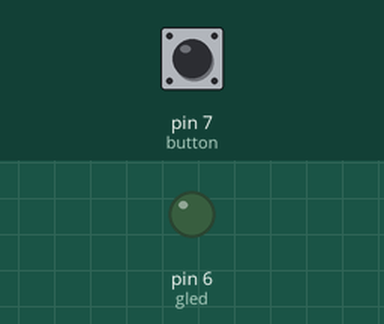
Bench run of a sketch on a simulated Arduino Uno, built with avr-gcc and run on an emulated ATmega328P. Parts: output pins drawn as LEDs (lit = HIGH). The test bench sets the inputs (shaded band); at power-on: pin 7 (button) LOW.

Above: at 1.2 s.
1.3 s: pin 7 (button) pulled HIGH for 0.15 s
At 1.37 s:
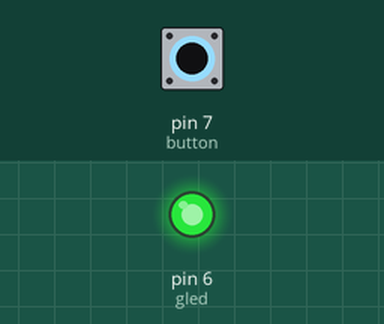
2.9 s: pin 7 (button) pulled HIGH for 3.2 s
At 6.9 s:
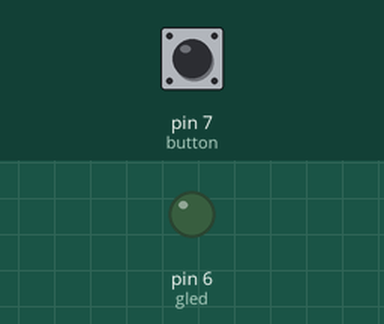
Timing chart, 0 to 8.4 s (numbered marks = the images above; inputs shaded):
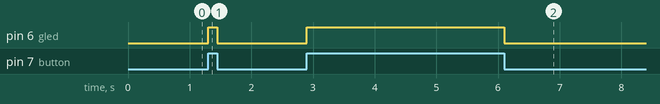

The sketch:

User_Program2_1.ino
```cpp
/*Software 1073 Arduino BoeBots
User Program
Method stubs are pre-made. add your own code to complete the challenge!

Program Task: Have the LED on pin 5 turn on when the button is pressed
Feel free to view the example program within the same folder if you need help!
*/
int gled = 6;
int button = 7;
void setup(){
  pinMode(gled, OUTPUT);
}

void loop(){
    int buttonVal = digitalRead(button);
    if( buttonVal == 1){
    digitalWrite (gled, HIGH);
  }
  else{
    digitalWrite(gled, LOW);
  }
}
```

Measured:
- after the input at 1.3 s, pin 6 (gled): LOW → HIGH at once, → LOW 0.15 s later
- after the input at 2.9 s, pin 6 (gled): LOW → HIGH at once, → LOW 3.2 s later
